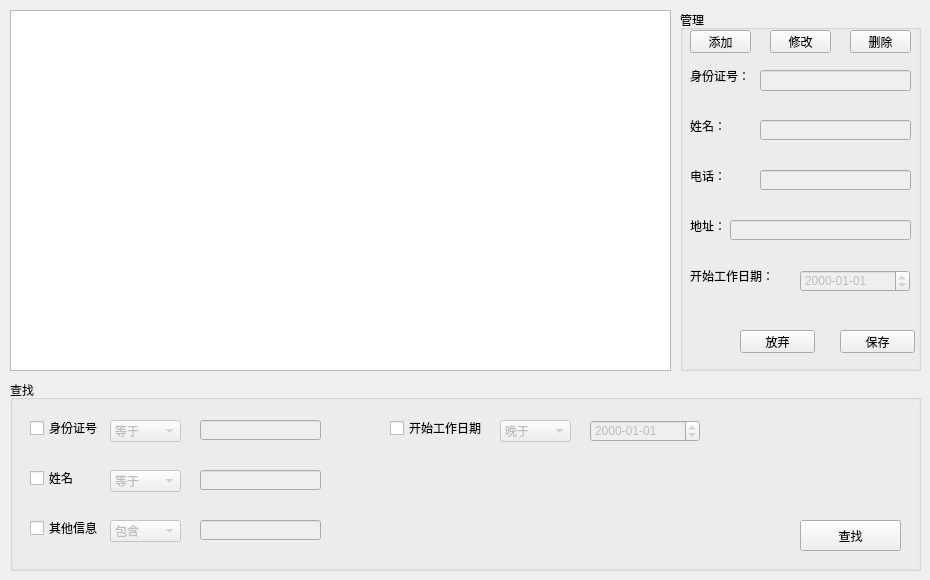
    <widget class="QWidget" name="tab_2">
     <attribute name="title">
      <string>员工管理</string>
     </attribute>
     <widget class="QTableView" name="employeeTableView">
      <property name="geometry">
       <rect>
        <x>10</x>
        <y>10</y>
        <width>661</width>
        <height>361</height>
       </rect>
      </property>
     </widget>
     <widget class="QGroupBox" name="employeeEditGroupBox">
      <property name="geometry">
       <rect>
        <x>680</x>
        <y>10</y>
        <width>241</width>
        <height>361</height>
       </rect>
      </property>
      <property name="title">
       <string>管理</string>
      </property>
      <widget class="QLabel" name="employeeIDLabel">
       <property name="geometry">
        <rect>
         <x>10</x>
         <y>60</y>
         <width>65</width>
         <height>12</height>
        </rect>
       </property>
       <property name="text">
        <string>身份证号：</string>
       </property>
      </widget>
      <widget class="QLineEdit" name="employeeIDLineEdit">
       <property name="enabled">
        <bool>false</bool>
       </property>
       <property name="geometry">
        <rect>
         <x>80</x>
         <y>60</y>
         <width>151</width>
         <height>21</height>
        </rect>
       </property>
       <property name="text">
        <string/>
       </property>
      </widget>
      <widget class="QPushButton" name="employeeSavePushButton">
       <property name="geometry">
        <rect>
         <x>160</x>
         <y>320</y>
         <width>75</width>
         <height>23</height>
        </rect>
       </property>
       <property name="text">
        <string>保存</string>
       </property>
      </widget>
      <widget class="QPushButton" name="employeeAlterPushButton">
       <property name="geometry">
        <rect>
         <x>90</x>
         <y>20</y>
         <width>61</width>
         <height>23</height>
        </rect>
       </property>
       <property name="text">
        <string>修改</string>
       </property>
      </widget>
      <widget class="QPushButton" name="employeeAbortPushButton">
       <property name="geometry">
        <rect>
         <x>60</x>
         <y>320</y>
         <width>75</width>
         <height>23</height>
        </rect>
       </property>
       <property name="text">
        <string>放弃</string>
       </property>
      </widget>
      <widget class="QPushButton" name="employeeAddPushButton">
       <property name="geometry">
        <rect>
         <x>10</x>
         <y>20</y>
         <width>61</width>
         <height>23</height>
        </rect>
       </property>
       <property name="text">
        <string>添加</string>
       </property>
      </widget>
      <widget class="QPushButton" name="employeeDeletePushButton">
       <property name="geometry">
        <rect>
         <x>170</x>
         <y>20</y>
         <width>61</width>
         <height>23</height>
        </rect>
       </property>
       <property name="text">
        <string>删除</string>
       </property>
      </widget>
      <widget class="QLineEdit" name="employeeNameLineEdit">
       <property name="enabled">
        <bool>false</bool>
       </property>
       <property name="geometry">
        <rect>
         <x>80</x>
         <y>110</y>
         <width>151</width>
         <height>20</height>
        </rect>
       </property>
      </widget>
      <widget class="QLabel" name="employeeNameLabel">
       <property name="geometry">
        <rect>
         <x>10</x>
         <y>110</y>
         <width>54</width>
         <height>12</height>
        </rect>
       </property>
       <property name="text">
        <string>姓名：</string>
       </property>
      </widget>
      <widget class="QLabel" name="employeeTeleLabel">
       <property name="geometry">
        <rect>
         <x>10</x>
         <y>160</y>
         <width>36</width>
         <height>12</height>
        </rect>
       </property>
       <property name="text">
        <string>电话：</string>
       </property>
      </widget>
      <widget class="QLineEdit" name="employeeTeleLineEdit">
       <property name="enabled">
        <bool>false</bool>
       </property>
       <property name="geometry">
        <rect>
         <x>80</x>
         <y>160</y>
         <width>151</width>
         <height>20</height>
        </rect>
       </property>
      </widget>
      <widget class="QLabel" name="employeeAddressLabel">
       <property name="geometry">
        <rect>
         <x>10</x>
         <y>210</y>
         <width>36</width>
         <height>12</height>
        </rect>
       </property>
       <property name="text">
        <string>地址：</string>
       </property>
      </widget>
      <widget class="QLineEdit" name="employeeAddressLineEdit">
       <property name="enabled">
        <bool>false</bool>
       </property>
       <property name="geometry">
        <rect>
         <x>50</x>
         <y>210</y>
         <width>181</width>
         <height>20</height>
        </rect>
       </property>
      </widget>
      <widget class="QLabel" name="employeeSDateLabel">
       <property name="geometry">
        <rect>
         <x>10</x>
         <y>260</y>
         <width>84</width>
         <height>12</height>
        </rect>
       </property>
       <property name="text">
        <string>开始工作日期：</string>
       </property>
      </widget>
      <widget class="QDateEdit" name="employeeSDateEdit">
       <property name="enabled">
        <bool>false</bool>
       </property>
       <property name="geometry">
        <rect>
         <x>120</x>
         <y>260</y>
         <width>110</width>
         <height>22</height>
        </rect>
       </property>
       <property name="displayFormat">
        <string>yyyy-MM-dd</string>
       </property>
      </widget>
     </widget>
     <widget class="QGroupBox" name="employeeSearchGroupBox">
      <property name="geometry">
       <rect>
        <x>10</x>
        <y>380</y>
        <width>911</width>
        <height>191</height>
       </rect>
      </property>
      <property name="title">
       <string>查找</string>
      </property>
      <widget class="QPushButton" name="employeeSearchPushButton">
       <property name="geometry">
        <rect>
         <x>790</x>
         <y>140</y>
         <width>101</width>
         <height>31</height>
        </rect>
       </property>
       <property name="text">
        <string>查找</string>
       </property>
      </widget>
      <widget class="QCheckBox" name="employeeSearchIDCheckBox">
       <property name="geometry">
        <rect>
         <x>20</x>
         <y>40</y>
         <width>71</width>
         <height>16</height>
        </rect>
       </property>
       <property name="text">
        <string>身份证号</string>
       </property>
      </widget>
      <widget class="QLineEdit" name="employeeSearchIDLineEdit">
       <property name="enabled">
        <bool>false</bool>
       </property>
       <property name="geometry">
        <rect>
         <x>190</x>
         <y>40</y>
         <width>121</width>
         <height>20</height>
        </rect>
       </property>
      </widget>
      <widget class="QComboBox" name="employeeSearchIDComboBox">
       <property name="enabled">
        <bool>false</bool>
       </property>
       <property name="geometry">
        <rect>
         <x>100</x>
         <y>40</y>
         <width>71</width>
         <height>22</height>
        </rect>
       </property>
       <item>
        <property name="text">
         <string>等于</string>
        </property>
       </item>
       <item>
        <property name="text">
         <string>不等于</string>
        </property>
       </item>
       <item>
        <property name="text">
         <string>包含</string>
        </property>
       </item>
      </widget>
      <widget class="QCheckBox" name="employeeSearchNameCheckBox">
       <property name="geometry">
        <rect>
         <x>20</x>
         <y>90</y>
         <width>51</width>
         <height>16</height>
        </rect>
       </property>
       <property name="text">
        <string>姓名</string>
       </property>
      </widget>
      <widget class="QComboBox" name="employeeSearchNameComboBox">
       <property name="enabled">
        <bool>false</bool>
       </property>
       <property name="geometry">
        <rect>
         <x>100</x>
         <y>90</y>
         <width>71</width>
         <height>22</height>
        </rect>
       </property>
       <item>
        <property name="text">
         <string>等于</string>
        </property>
       </item>
       <item>
        <property name="text">
         <string>不等于</string>
        </property>
       </item>
       <item>
        <property name="text">
         <string>包含</string>
        </property>
       </item>
      </widget>
      <widget class="QLineEdit" name="employeeSearchNameLineEdit">
       <property name="enabled">
        <bool>false</bool>
       </property>
       <property name="geometry">
        <rect>
         <x>190</x>
         <y>90</y>
         <width>121</width>
         <height>20</height>
        </rect>
       </property>
      </widget>
      <widget class="QCheckBox" name="employeeSearchInfoCheckBox">
       <property name="geometry">
        <rect>
         <x>20</x>
         <y>140</y>
         <width>71</width>
         <height>16</height>
        </rect>
       </property>
       <property name="text">
        <string>其他信息</string>
       </property>
      </widget>
      <widget class="QComboBox" name="employeeSearchInfoComboBox">
       <property name="enabled">
        <bool>false</bool>
       </property>
       <property name="geometry">
        <rect>
         <x>100</x>
         <y>140</y>
         <width>71</width>
         <height>22</height>
        </rect>
       </property>
       <property name="currentText">
        <string>包含</string>
       </property>
       <item>
        <property name="text">
         <string>包含</string>
        </property>
       </item>
      </widget>
      <widget class="QLineEdit" name="employeeSearchInfoLineEdit">
       <property name="enabled">
        <bool>false</bool>
       </property>
       <property name="geometry">
        <rect>
         <x>190</x>
         <y>140</y>
         <width>121</width>
         <height>20</height>
        </rect>
       </property>
      </widget>
      <widget class="QCheckBox" name="employeeSearchSDateCheckBox">
       <property name="geometry">
        <rect>
         <x>380</x>
         <y>40</y>
         <width>95</width>
         <height>16</height>
        </rect>
       </property>
       <property name="text">
        <string>开始工作日期</string>
       </property>
      </widget>
      <widget class="QComboBox" name="employeeSearchSDateComboBox">
       <property name="enabled">
        <bool>false</bool>
       </property>
       <property name="geometry">
        <rect>
         <x>490</x>
         <y>40</y>
         <width>71</width>
         <height>22</height>
        </rect>
       </property>
       <item>
        <property name="text">
         <string>晚于</string>
        </property>
       </item>
       <item>
        <property name="text">
         <string>不早于</string>
        </property>
       </item>
       <item>
        <property name="text">
         <string>是</string>
        </property>
       </item>
       <item>
        <property name="text">
         <string>不晚于</string>
        </property>
       </item>
       <item>
        <property name="text">
         <string>早于</string>
        </property>
       </item>
       <item>
        <property name="text">
         <string>不是</string>
        </property>
       </item>
      </widget>
      <widget class="QDateEdit" name="employeeSearchSDateEdit">
       <property name="enabled">
        <bool>false</bool>
       </property>
       <property name="geometry">
        <rect>
         <x>580</x>
         <y>40</y>
         <width>110</width>
         <height>22</height>
        </rect>
       </property>
       <property name="displayFormat">
        <string>yyyy-MM-dd</string>
       </property>
      </widget>
     </widget>
    </widget>
